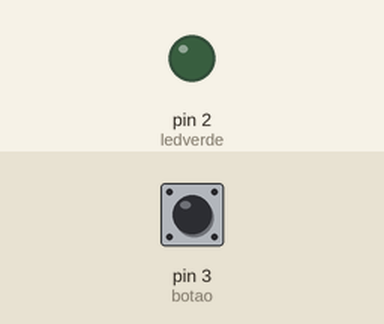
Recording of a sketch running on a simulated Arduino Uno, built with avr-gcc and run on an emulated ATmega328P. Shown: output pins drawn as LEDs (lit = HIGH). Inputs (shaded band) come from the test bench; at power-on: pin 3 (botao) LOW.

Above: at 1.2 s.
1.3 s: pin 3 (botao) pulled HIGH for 0.15 s
At 1.4 s:
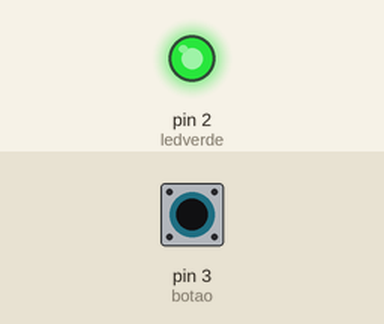
3.0 s: pin 3 (botao) pulled HIGH for 3.2 s
At 6.7 s:
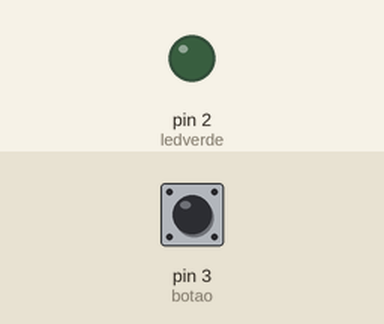
Timing chart, 0 to 8.2 s (numbered marks = the images above; inputs shaded):
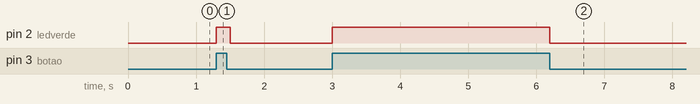

The sketch:

acender_led_com_botao.ino
```cpp
#define ledverde 2
#define botao 3

void setup() {
  pinMode(ledverde, OUTPUT);
  pinMode(botao, INPUT);
  Serial.begin(9600);
}

void loop() {

  if(digitalRead(botao) == HIGH ){
    digitalWrite(ledverde, HIGH);
    delay(100);
  }
  else{
    digitalWrite(ledverde, LOW);
    delay(100);
  }

}
```

Measured:
- after the input at 1.3 s, pin 2 (ledverde): LOW → HIGH at once, → LOW 0.20 s later
- after the input at 3.0 s, pin 2 (ledverde): LOW → HIGH at once, → LOW 3.2 s later
